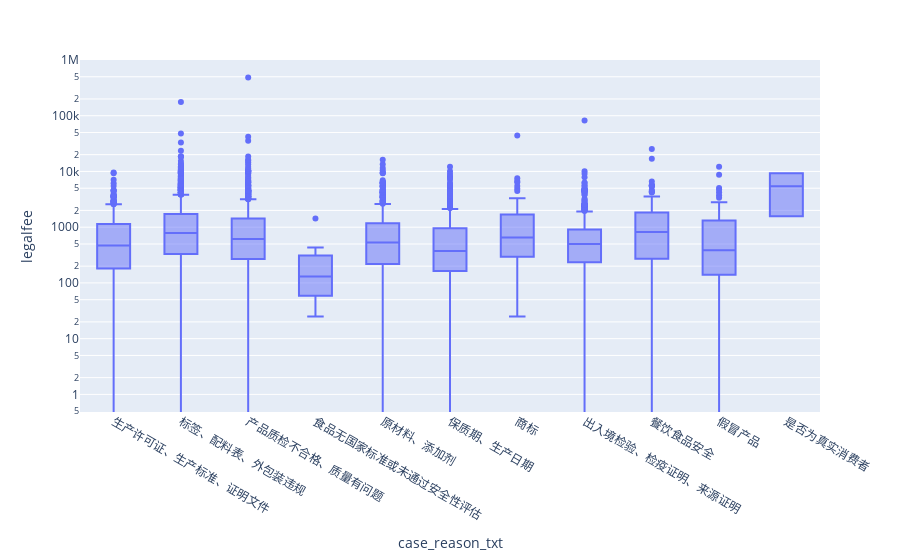

The code cell stored with this chart in its notebook:
### Markdown cell above
<h3>Distribution of legalfee, objectmoney, and penalty with different reasons</h3>

### Code cell
fig_legalfee = px.box(
    reasonDf[['case_reason_txt', 'legalfee']].drop_duplicates(), 
    x = 'case_reason_txt', 
    y = 'legalfee'
)
fig_legalfee.update_yaxes(type="log")
fig_legalfee.show()

### Figure 1 — Plotly figure (JSON) as saved in the notebook; plotly's stock layout.template omitted (floating-point values rounded to 4 significant figures; data arrays with more than 128 entries replaced by an {"elided": "..."} marker saying what was removed)
{"data": [{"alignmentgroup": "True", "hovertemplate": "case_reason_txt=%{x}<br>legalfee=%{y}<extra></extra>", "legendgroup": "", "marker": {"color": "#636efa"}, "name": "", "notched": false, "offsetgroup": "", "orientation": "v", "showlegend": false, "type": "box", "x": {"elided": "5977 str values"}, "x0": " ", "xaxis": "x", "y": {"elided": "5977 float values"}, "y0": " ", "yaxis": "y"}], "layout": {"boxmode": "group", "legend": {"tracegroupgap": 0}, "margin": {"t": 60}, "xaxis": {"anchor": "y", "domain": [0, 1], "title": {"text": "case_reason_txt"}}, "yaxis": {"anchor": "x", "domain": [0, 1], "title": {"text": "legalfee"}, "type": "log"}}}
